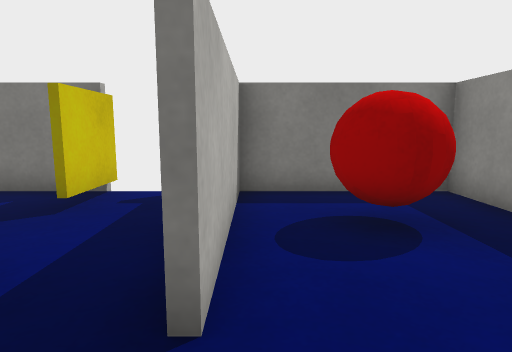
view 1 (above)

12 first-person views from a walk through a scene from a Unity 3-D project. The camera is 0.6 m above the floor, tilts 8° down and sees 75° across. The floor is counted in squares, 0.5 m on a side. Each view is taken from the middle of a square. On the plan, view 1 faces up. The plan holds only what a view shows up to about 14 squares ahead; the rest is blank. Surface patterns are stand-ins for the level's own textures.

view 2
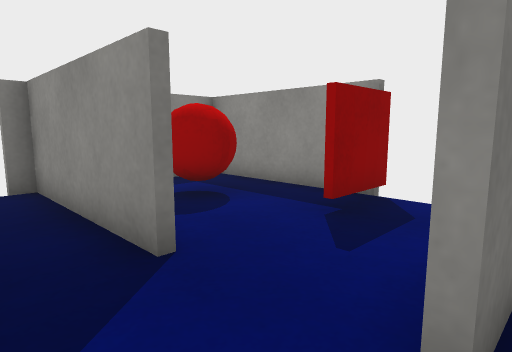

view 3
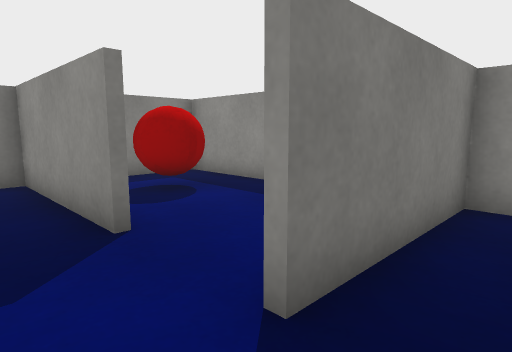

view 4
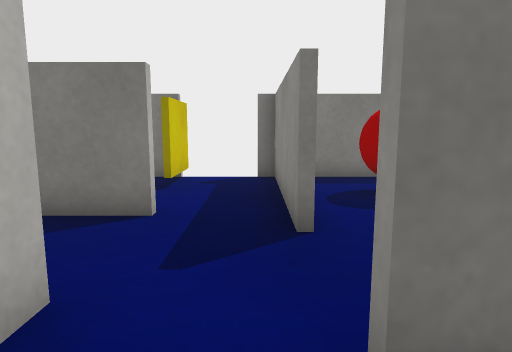

view 5
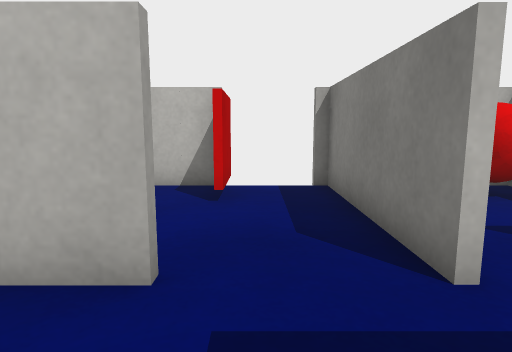

view 6
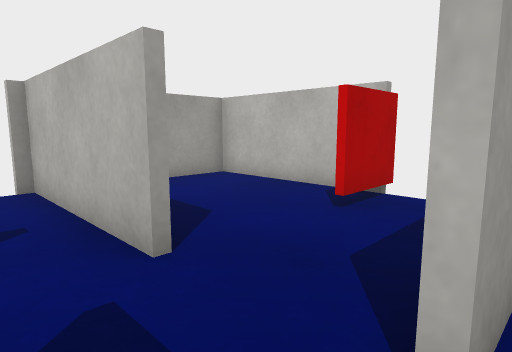

view 7
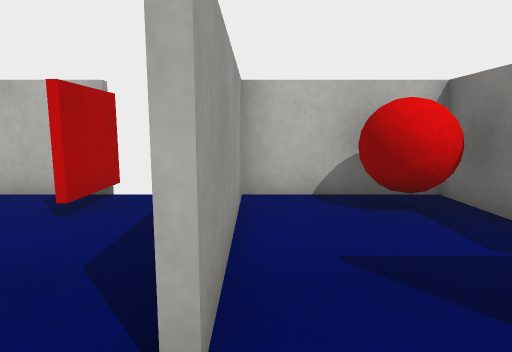

view 8
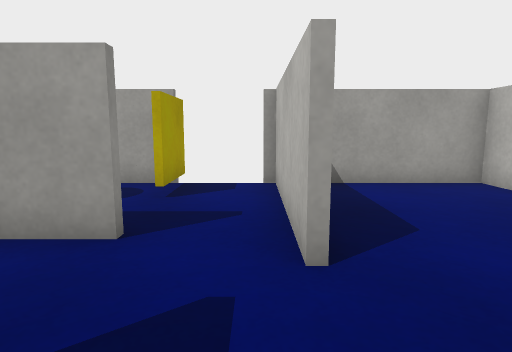

view 9
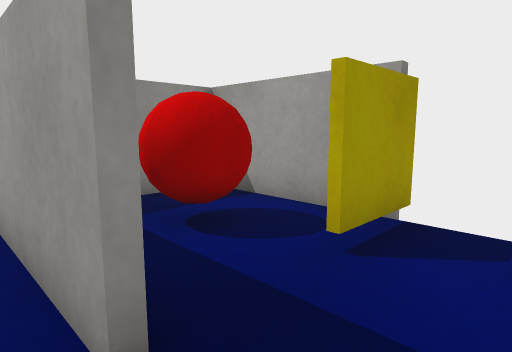

view 10
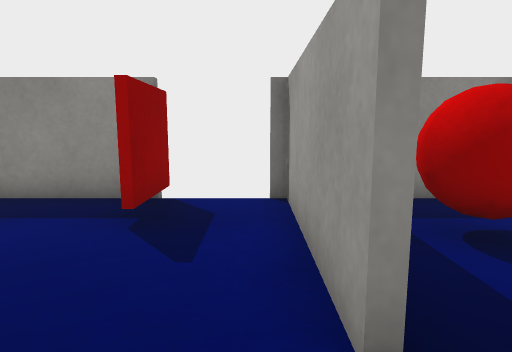

view 11
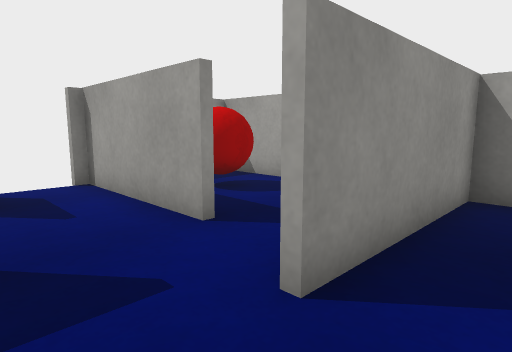

view 12
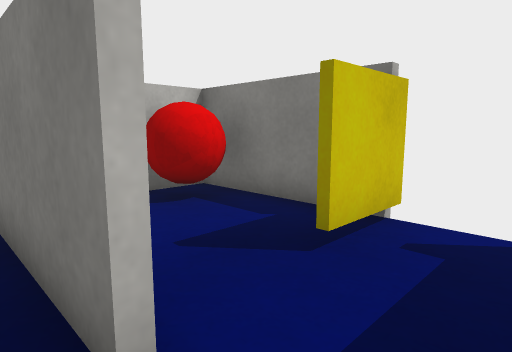

### Floor plan
Points are (right, up) in squares from view 1. A wall is a line through its corners. A room is listed if a view was taken in it or the views show most of it. See-through windows are left out.
Room 1 (views 1, 5)
walls: (3.7, 2.2) (3.7, 6.4) (-0.3, 6.4) (-0.3, 1.8); (3.9, 1.5) (2, 1.5); (-0.5, -0.5) (3.8, -0.5)
ways out: opening at (0, 0.5) to room 4
objects: red ball (1, 4) to (2, 5)
Room 2 (views 2, 3, 4)
walls: (-2.4, 0.2) (-2.4, -4.5); (-0.5, -4.5) (-0.5, -2.6)
ways out: opening at (-1.5, -1) to room 4; opening at (0, -2) to room 7
Room 3 (views 6, 7, 8)
walls: (-3.4, 2.7) (-2.4, 2.7); (-2.7, 6.5) (-2.7, 4.6); (-0.5, 1.8) (-0.5, 6.4) (-1, 6.4)
ways out: opening at (-1.5, 3) to room 4; opening at (-3, 4) to room 6; gap at (-1, 7)
Room 4 (views 9, 10, 12)
walls: (-2.4, 2.5) (-3.4, 2.5)
ways out: opening at (0, 0.5) to room 1; opening at (-1.5, -1) to room 2; opening at (-1.5, 3) to room 3; opening at (-3, 1.5) to room 5
Room 5 (view 11)
walls: (-7.1, 0.4) (-7.1, -4.4) (-2.6, -4.4) (-2.6, 0.2); (-7.2, 0.5) (-5.4, 0.5); (-3.4, 2.5) (-7.1, 2.5) (-7.1, 2.1)
ways out: opening at (-3, 1.5) to room 4
Room 6 (no view inside)
walls: (-3.2, 6.4) (-7.1, 6.4) (-7.1, 2.7) (-3.4, 2.7)
ways out: opening at (-3, 4) to room 3
objects: red ball (-6, 5) to (-6, 6)
Room 7 (no view inside)
walls: (0.2, -4.4) (3.2, -4.4); (3.7, -3.4) (3.7, -0.2); (3.8, -0.7) (-0.5, -0.7)
ways out: opening at (0, -2) to room 2
objects: red ball (1, -3) to (2, -2)

Where each view was taken, in squares from view 1:
view 1: 0 up, 0 right, facing up
view 2: 1 down, 2 left, facing up-right
view 3: 2 down, 2 left, facing up-right
view 4: 2 down, 1 left, facing up
view 5: 1 up, 0 right, facing left
view 6: 3 up, 1 left, facing down-left
view 7: 3 up, 1 left, facing left
view 8: 3 up, 2 left, facing down
view 9: 0 up, 2 left, facing down-right
view 10: 0 up, 2 left, facing right
view 11: 2 up, 4 left, facing down-right
view 12: 2 up, 1 left, facing up-left
